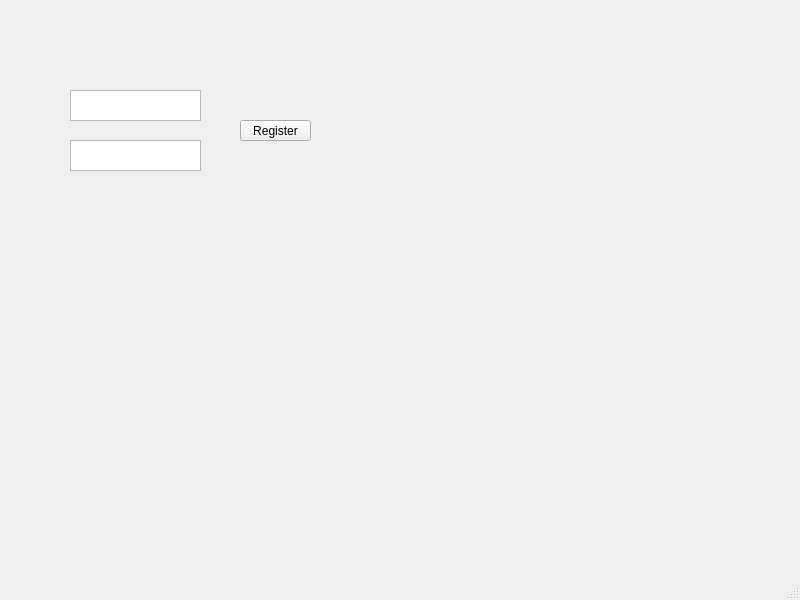
<?xml version="1.0" encoding="UTF-8"?>
<ui version="4.0">
 <class>MainWindow</class>
 <widget class="QMainWindow" name="MainWindow">
  <property name="geometry">
   <rect>
    <x>0</x>
    <y>0</y>
    <width>800</width>
    <height>600</height>
   </rect>
  </property>
  <property name="windowTitle">
   <string>MainWindow</string>
  </property>
  <widget class="QWidget" name="centralwidget">
   <widget class="QTextEdit" name="rgs_id">
    <property name="geometry">
     <rect>
      <x>70</x>
      <y>90</y>
      <width>131</width>
      <height>31</height>
     </rect>
    </property>
   </widget>
   <widget class="QTextEdit" name="rgs_pswd">
    <property name="geometry">
     <rect>
      <x>70</x>
      <y>140</y>
      <width>131</width>
      <height>31</height>
     </rect>
    </property>
   </widget>
   <widget class="QPushButton" name="Register">
    <property name="geometry">
     <rect>
      <x>240</x>
      <y>120</y>
      <width>71</width>
      <height>21</height>
     </rect>
    </property>
    <property name="text">
     <string>Register</string>
    </property>
   </widget>
  </widget>
  <widget class="QMenuBar" name="menubar">
   <property name="geometry">
    <rect>
     <x>0</x>
     <y>0</y>
     <width>800</width>
     <height>17</height>
    </rect>
   </property>
  </widget>
  <widget class="QStatusBar" name="statusbar"/>
 </widget>
 <resources/>
 <connections/>
</ui>
